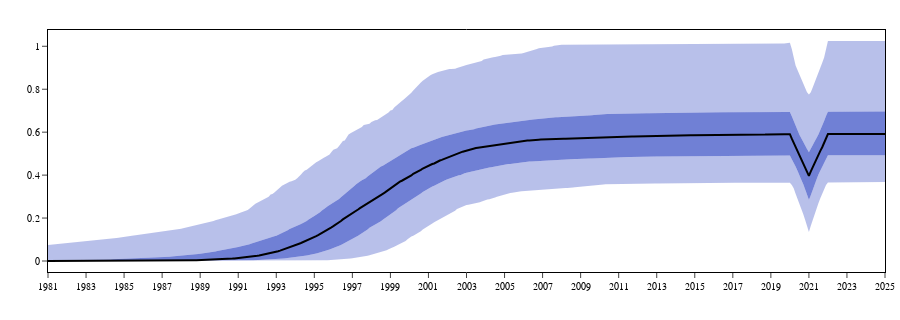

The cell this chart's notebook holds for it:
### Code cell
screening_plot

### Figure 1 — Plotly figure (JSON) as saved in the notebook; plotly's stock layout.template omitted (floating-point values rounded to 4 significant figures; data arrays with more than 128 entries replaced by an {"elided": "..."} marker saying what was removed)
{"data": [{"fill": "tonexty", "fillcolor": "rgba(0,30,180,0.0)", "line": {"width": 0}, "name": "0.025", "showlegend": false, "type": "scatter", "x": {"elided": "441 float values"}, "xaxis": "x", "y": {"elided": "441 float values"}, "yaxis": "y"}, {"fill": "tonexty", "fillcolor": "rgba(0,30,180,0.27999999999999997)", "line": {"width": 0}, "name": "0.25", "showlegend": false, "type": "scatter", "x": {"elided": "441 float values"}, "xaxis": "x", "y": {"elided": "441 float values"}, "yaxis": "y"}, {"fill": "tonexty", "fillcolor": "rgba(0,30,180,0.5599999999999999)", "line": {"width": 0}, "name": "0.5", "showlegend": false, "type": "scatter", "x": {"elided": "441 float values"}, "xaxis": "x", "y": {"elided": "441 float values"}, "yaxis": "y"}, {"fill": "tonexty", "fillcolor": "rgba(0,30,180,0.5599999999999999)", "line": {"width": 0}, "name": "0.75", "showlegend": false, "type": "scatter", "x": {"elided": "441 float values"}, "xaxis": "x", "y": {"elided": "441 float values"}, "yaxis": "y"}, {"fill": "tonexty", "fillcolor": "rgba(0,30,180,0.27999999999999997)", "line": {"width": 0}, "name": "0.975", "showlegend": false, "type": "scatter", "x": {"elided": "441 float values"}, "xaxis": "x", "y": {"elided": "441 float values"}, "yaxis": "y"}, {"line": {"color": "black"}, "name": "Median", "showlegend": false, "type": "scatter", "x": {"elided": "441 float values"}, "xaxis": "x", "y": {"elided": "441 float values"}, "yaxis": "y"}], "layout": {"height": 320, "margin": {"b": 40, "l": 10, "r": 5, "t": 30}, "showlegend": false, "xaxis": {"anchor": "y", "domain": [0, 1], "dtick": 2, "range": [1981, 2025], "tick0": 1981, "tickmode": "linear", "title": {"text": ""}}, "yaxis": {"anchor": "x", "domain": [0, 1], "range": [-0.05123, 1.076], "title": {"text": ""}}}}
